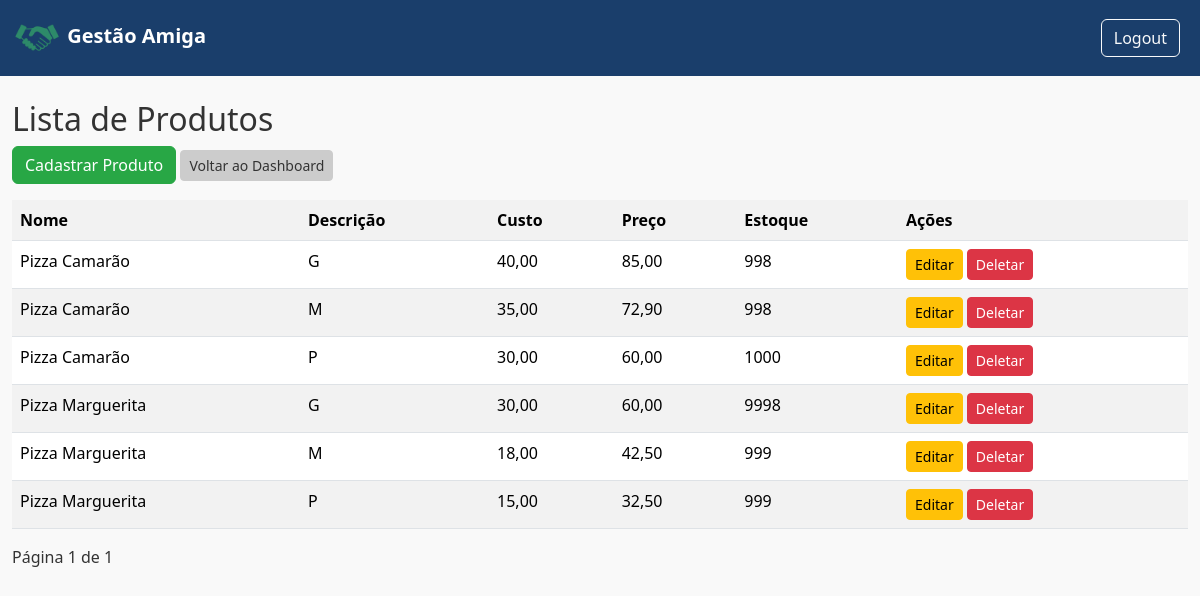
Before: /loja/9/produtos/ (signed in) with the older database file.
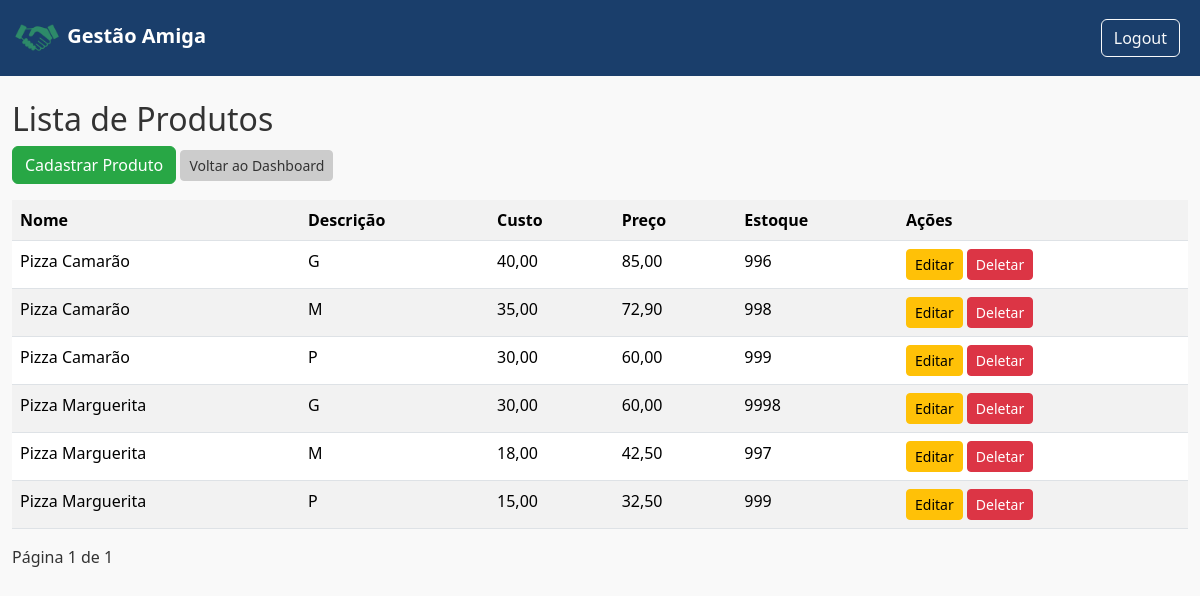
After: the same page with the newer database file.
### gestao/models.py (models this page shows, shortened)
class Produto(models.Model):
    loja = models.ForeignKey(Loja, related_name='produtos', on_delete=models.CASCADE)
    nome = models.CharField(max_length=100)
    descricao = models.CharField(max_length=100, default="---")
    preco_compra = models.DecimalField(max_digits=8, decimal_places=2, default=0)
    preco_venda = models.DecimalField(max_digits=8, decimal_places=2, default=1)
    estoque = models.IntegerField()

### gestao/views.py (the view)
# urls.py: path('loja/<int:loja_id>/produtos/', views.lista_produtos, name="lista_produtos"),
@login_required
def lista_produtos(request, loja_id):
    loja = get_object_or_404(Loja, id=loja_id, dono=request.user)
    produtos = loja.produtos.all().order_by('nome', 'descricao')
    paginator = Paginator(produtos, 10)
    page_number = request.GET.get('page')
    page_obj = paginator.get_page(page_number)
    return render(request, 'produtos/lista_produtos.html', {'loja': loja, 'produtos': page_obj, 'page_obj': page_obj} )

### templates/produtos/lista_produtos.html (shortened to what this page needs)
{% extends 'base.html' %}
{% block content %}
<h2>Lista de Produtos</h2>
<a href="{% url 'cadastro_produto' loja.id %}" class="btn btn-primary">Cadastrar Produto</a>
<a href="{% url 'dashboard_loja' loja.id %}" class="btn btn-secondary btn-sm">Voltar ao Dashboard</a>
<div class="table-responsive mt-3">
    <table class="table table-striped">
        <tr>
            <th style="text-align: left;">Nome</th>
            <th>Descrição</th>
            <th>Custo</th>
            <th>Preço</th>
            <th>Estoque</th>
            <th >Ações</th>
        </tr>
        {% for produto in page_obj %}
        <tr>
            <td style="text-align: left;">{{ produto.nome }}</td>
            <td>{{ produto.descricao }}</td>
            <td>{{ produto.preco_compra }}</td>
            <td>{{ produto.preco_venda }}</td>
            <td>{{ produto.estoque }}</td>
            <td>
                <a href="{% url 'editar_produto' loja.id produto.id %}" class="btn btn-warning btn-sm">Editar</a>
                <a href="{% url 'deletar_produto' loja.id produto.id %}" class="btn btn-danger btn-sm">Deletar</a>
            </td>
        </tr>
        {% empty %}
        <tr><td colspan="4">Nenhum produto cadastrado.</td></tr>
        {% endfor %}
    </table>
</div>
<div class="pagination">
    <span>Página {{ page_obj.number }} de {{ page_obj.paginator.num_pages }}</span>
</div>
{% endblock %}

Changed rows visible on the page:
changed Produto (number 1 of 6 on the later page): estoque "998" → "996"
changed Produto (number 3 of 6 on the later page): estoque "1000" → "999"
changed Produto (number 5 of 6 on the later page): estoque "999" → "997"
